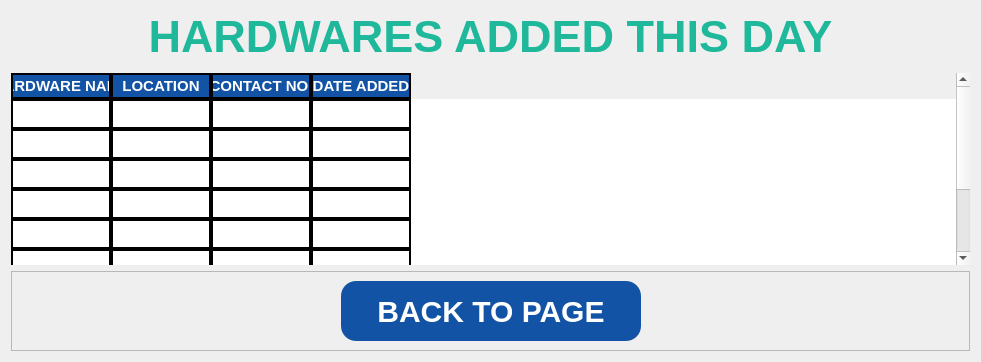
     <widget class="QWidget" name="page_13">
      <layout class="QVBoxLayout" name="verticalLayout_14">
       <item>
        <widget class="QLabel" name="label_24">
         <property name="minimumSize">
          <size>
           <width>0</width>
           <height>50</height>
          </size>
         </property>
         <property name="maximumSize">
          <size>
           <width>16777215</width>
           <height>50</height>
          </size>
         </property>
         <property name="styleSheet">
          <string notr="true">font-family: Segoe UI;
font-weight: bold;
color: #1FB89B;
font-size: 45px;
border-color: white;</string>
         </property>
         <property name="text">
          <string>HARDWARES ADDED THIS DAY</string>
         </property>
         <property name="alignment">
          <set>Qt::AlignCenter</set>
         </property>
        </widget>
       </item>
       <item>
        <widget class="QFrame" name="frame_35">
         <property name="frameShape">
          <enum>QFrame::StyledPanel</enum>
         </property>
         <property name="frameShadow">
          <enum>QFrame::Raised</enum>
         </property>
        </widget>
       </item>
       <item>
        <widget class="QTableWidget" name="hardwares_added_table">
         <property name="minimumSize">
          <size>
           <width>0</width>
           <height>0</height>
          </size>
         </property>
         <property name="maximumSize">
          <size>
           <width>16777215</width>
           <height>16777215</height>
          </size>
         </property>
         <property name="focusPolicy">
          <enum>Qt::NoFocus</enum>
         </property>
         <property name="styleSheet">
          <string notr="true">QTableWidget{
background-color: white;
gridline-color: black;
font-family: Segoe UI;
font-weight: bold;
color: black;
font-size: 15px;

	
}
QTableView::item {
border: 2px solid black;
}
QHeaderView::section{
background-color: #1353A5;
border: 2px solid black;
font: bold 15px Arial, serif;
color: rgb(255, 255, 255);
}
</string>
         </property>
         <property name="frameShape">
          <enum>QFrame::NoFrame</enum>
         </property>
         <property name="frameShadow">
          <enum>QFrame::Sunken</enum>
         </property>
         <property name="horizontalScrollBarPolicy">
          <enum>Qt::ScrollBarAlwaysOff</enum>
         </property>
         <property name="editTriggers">
          <set>QAbstractItemView::NoEditTriggers</set>
         </property>
         <property name="showGrid">
          <bool>false</bool>
         </property>
         <property name="gridStyle">
          <enum>Qt::SolidLine</enum>
         </property>
         <property name="wordWrap">
          <bool>true</bool>
         </property>
         <property name="cornerButtonEnabled">
          <bool>true</bool>
         </property>
         <attribute name="horizontalHeaderHighlightSections">
          <bool>true</bool>
         </attribute>
         <attribute name="verticalHeaderVisible">
          <bool>false</bool>
         </attribute>
         <attribute name="verticalHeaderCascadingSectionResizes">
          <bool>false</bool>
         </attribute>
         <attribute name="verticalHeaderHighlightSections">
          <bool>true</bool>
         </attribute>
         <attribute name="verticalHeaderShowSortIndicator" stdset="0">
          <bool>false</bool>
         </attribute>
         <attribute name="verticalHeaderStretchLastSection">
          <bool>false</bool>
         </attribute>
         <row>
          <property name="text">
           <string>New Row</string>
          </property>
         </row>
         <row>
          <property name="text">
           <string>New Row</string>
          </property>
         </row>
         <row>
          <property name="text">
           <string>New Row</string>
          </property>
         </row>
         <row>
          <property name="text">
           <string>New Row</string>
          </property>
         </row>
         <row>
          <property name="text">
           <string>New Row</string>
          </property>
         </row>
         <row>
          <property name="text">
           <string>New Row</string>
          </property>
         </row>
         <row>
          <property name="text">
           <string>New Row</string>
          </property>
         </row>
         <row>
          <property name="text">
           <string>New Row</string>
          </property>
         </row>
         <column>
          <property name="text">
           <string>HARDWARE NAME</string>
          </property>
         </column>
         <column>
          <property name="text">
           <string>LOCATION</string>
          </property>
         </column>
         <column>
          <property name="text">
           <string> CONTACT NO. </string>
          </property>
         </column>
         <column>
          <property name="text">
           <string>DATE ADDED</string>
          </property>
         </column>
        </widget>
       </item>
       <item>
        <widget class="QFrame" name="frame_32">
         <property name="frameShape">
          <enum>QFrame::StyledPanel</enum>
         </property>
         <property name="frameShadow">
          <enum>QFrame::Raised</enum>
         </property>
         <layout class="QHBoxLayout" name="horizontalLayout_21">
          <item>
           <spacer name="horizontalSpacer_32">
            <property name="orientation">
             <enum>Qt::Horizontal</enum>
            </property>
            <property name="sizeHint" stdset="0">
             <size>
              <width>320</width>
              <height>20</height>
             </size>
            </property>
           </spacer>
          </item>
          <item>
           <widget class="QPushButton" name="hardwares_added_backPage_btn">
            <property name="minimumSize">
             <size>
              <width>300</width>
              <height>60</height>
             </size>
            </property>
            <property name="cursor">
             <cursorShape>PointingHandCursor</cursorShape>
            </property>
            <property name="styleSheet">
             <string notr="true">QPushButton{
background-color: #1353A5;
color: white;
font-family: Segoe UI;
font-weight: bold;
font-size: 30px;
border-radius: 15px;
}

QPushButton::hover{
text-decoration: underline;
background-color: #0B3163;
}</string>
            </property>
            <property name="text">
             <string>BACK TO PAGE</string>
            </property>
           </widget>
          </item>
          <item>
           <spacer name="horizontalSpacer_33">
            <property name="orientation">
             <enum>Qt::Horizontal</enum>
            </property>
            <property name="sizeHint" stdset="0">
             <size>
              <width>319</width>
              <height>20</height>
             </size>
            </property>
           </spacer>
          </item>
         </layout>
        </widget>
       </item>
      </layout>
     </widget>
